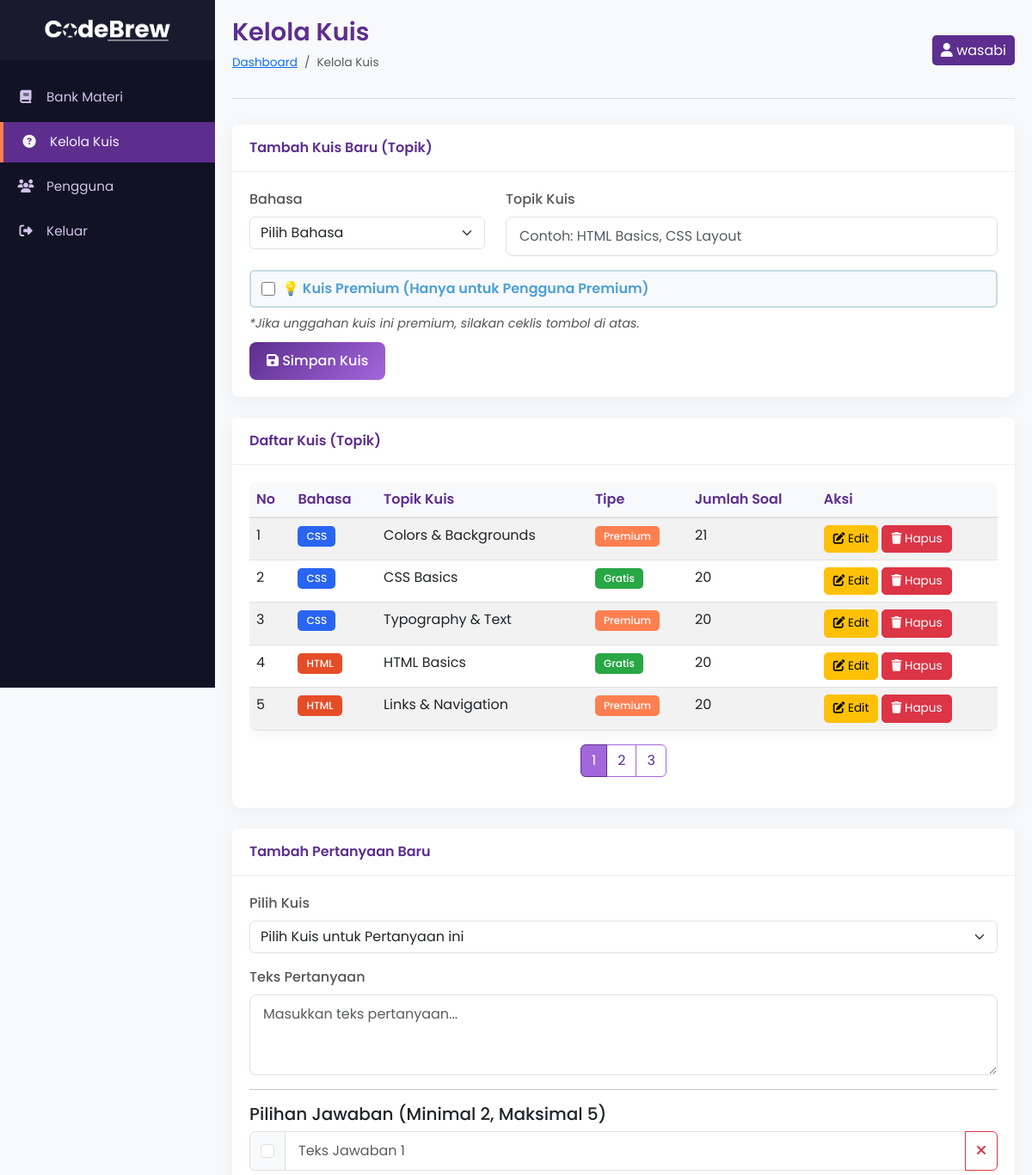
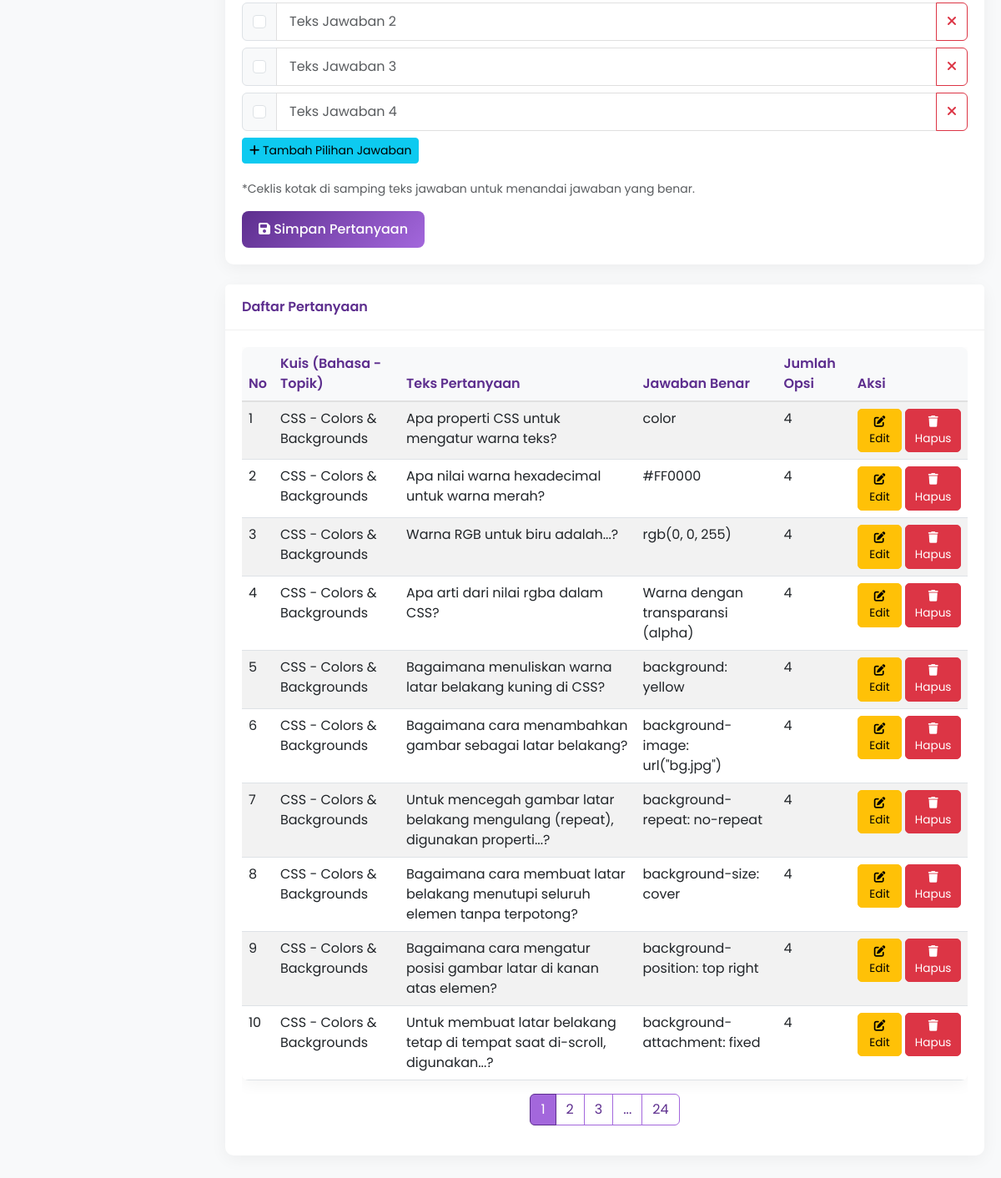
/admin/manage_quiz.php (signed in), run on the app's committed database (2 pictures, top to bottom).
### tables this page shows
CREATE TABLE `quizzes` (
  `quiz_id` int(11) NOT NULL,
  `language` varchar(50) NOT NULL,
  `topic` varchar(255) NOT NULL,
  `is_premium` tinyint(1) DEFAULT 0,
  `admin_id` int(11) DEFAULT NULL,
  `created_at` datetime DEFAULT current_timestamp(),
  `updated_at` datetime DEFAULT current_timestamp() ON UPDATE current_timestamp(),
  `total_questions` int(11) DEFAULT 0
);

CREATE TABLE `questions` (
  `question_id` int(11) NOT NULL,
  `quiz_id` int(11) NOT NULL,
  `question_text` text NOT NULL,
  `question_type` varchar(50) DEFAULT 'multiple_choice',
  `admin_id` int(11) DEFAULT NULL,
  `created_at` datetime DEFAULT current_timestamp(),
  `updated_at` datetime DEFAULT current_timestamp() ON UPDATE current_timestamp()
);

### admin/manage_quiz.php (the view, shortened to what the rows shown need)
<?php
include_once '../connection.php';
$kuis_per_page = 5;
$pertanyaan_per_page = 10;
$kuis_page = isset($_GET['kuis_page']) ? max(1, intval($_GET['kuis_page'])) : 1;
$pertanyaan_page = isset($_GET['pertanyaan_page']) ? max(1, intval($_GET['pertanyaan_page'])) : 1;
$kuis_offset = ($kuis_page - 1) * $kuis_per_page;
$pertanyaan_offset = ($pertanyaan_page - 1) * $pertanyaan_per_page;
$quizzes_data = [];
$quizResult = $conn->query("SELECT quiz_id, language, topic, is_premium, total_questions FROM quizzes ORDER BY language, topic LIMIT $kuis_per_page OFFSET $kuis_offset");
if ($quizResult) {
    while ($row = $quizResult->fetch_assoc()) {
        $quizzes_data[] = $row;
    }
}
$questions_data = [];
$questionResult = $conn->query("
    SELECT
        q.question_id,
        q.question_text,
        qz.language,
        qz.topic,
        GROUP_CONCAT(CASE WHEN a.is_correct = 1 THEN a.answer_text ELSE NULL END SEPARATOR ' || ') AS correct_answers_text,
        COUNT(a.answer_id) AS total_answers
    FROM questions q
    JOIN quizzes qz ON q.quiz_id = qz.quiz_id
    LEFT JOIN answers a ON q.question_id = a.question_id
    GROUP BY q.question_id
    ORDER BY qz.language, qz.topic, q.question_id
    LIMIT $pertanyaan_per_page OFFSET $pertanyaan_offset
");
if ($questionResult) {
    while ($row = $questionResult->fetch_assoc()) {
        $questions_data[] = $row;
    }
}
?>
<!DOCTYPE html>
<html lang="id">
<head>
    <link rel="stylesheet" href="https://cdnjs.cloudflare.com/ajax/libs/font-awesome/6.4.0/css/all.min.css">
    <link href="https://cdn.jsdelivr.net/npm/bootstrap@5.3.0-alpha1/dist/css/bootstrap.min.css" rel="stylesheet">
</head>
<body>
    <div class="main-content">
        <div class="content-header">
            <div class="d-flex justify-content-between align-items-center">
                <div>
                    <h1>Kelola Kuis</h1>
                </div>
            </div>
        </div>
        <div class="card mb-4">
            <div class="card-body">
                <?php if (!empty($quizzes_data)): ?>
                    <div class="table-responsive">
                        <table class="table table-striped table-hover">
                            <thead>
                                <tr>
                                    <th>No</th>
                                    <th>Bahasa</th>
                                    <th>Topik Kuis</th>
                                    <th>Tipe</th>
                                    <th>Jumlah Soal</th>
                                    <th>Aksi</th>
                                </tr>
                            </thead>
                            <tbody>
                                <?php
                                $no = 1 + $kuis_offset;
                                foreach ($quizzes_data as $quiz_row):
                                    $badgeClass = 'badge-';
                                    switch ($quiz_row['language']) {
                                        case 'HTML':
                                            $badgeClass .= 'html';
                                            break;
                                        case 'CSS':
                                            $badgeClass .= 'css';
                                            break;
                                    }
                                ?>
                                    <tr>
                                        <td><?php echo $no++; ?></td>
                                        <td><span class="badge <?php echo $badgeClass; ?>"><?php echo htmlspecialchars($quiz_row['language']); ?></span></td>
                                        <td><?php echo htmlspecialchars($quiz_row['topic']); ?></td>
                                        <td>
                                            <span class="badge <?php echo ($quiz_row['is_premium'] ? 'badge-premium' : 'badge-free'); ?>">
                                                <?php echo ($quiz_row['is_premium'] ? 'Premium' : 'Gratis'); ?>
                                            </span>
                                        </td>
                                        <td><?php echo htmlspecialchars($quiz_row['total_questions']); ?></td>
                                        <td>
                                            <div class="d-flex gap-1">
                                                <a href="manage_quiz.php?edit_quiz=<?php echo $quiz_row['quiz_id']; ?>" class="btn btn-sm btn-warning table-action-btn">
                                                    <i class="fas fa-edit"></i> Edit
                                                </a>
                                                <button type="button" onclick="confirmDeleteQuiz(<?php echo $quiz_row['quiz_id']; ?>)" class="btn btn-sm btn-danger table-action-btn">
                                                    <i class="fas fa-trash"></i> Hapus
                                                </button>
                                            </div>
                                        </td>
                                    </tr>
                                <?php endforeach; ?>
                            </tbody>
                        </table>
                    </div>
                <?php else: ?>
                    <div class="alert alert-info mb-0">
                        <i class="fas fa-info-circle"></i> Belum ada kuis yang ditambahkan.
                    </div>
                <?php endif; ?>
            </div>
        </div>
        <div class="card mb-4">
            <div class="card-body">
                <?php if (!empty($questions_data)): ?>
                    <div class="table-responsive">
                        <table class="table table-striped table-hover">
                            <thead>
                                <tr>
                                    <th>No</th>
                                    <th>Kuis (Bahasa - Topik)</th>
                                    <th>Teks Pertanyaan</th>
                                    <th>Jawaban Benar</th>
                                    <th>Jumlah Opsi</th>
                                    <th>Aksi</th>
                                </tr>
                            </thead>
                            <tbody>
                                <?php
                                $no = 1 + $pertanyaan_offset;
                                foreach ($questions_data as $q_row):
                                ?>
                                    <tr>
                                        <td><?php echo $no++; ?></td>
                                        <td><?php echo htmlspecialchars($q_row['language'] . ' - ' . $q_row['topic']); ?></td>
                                        <td><?php echo htmlspecialchars($q_row['question_text']); ?></td>
                                        <td><?php echo htmlspecialchars($q_row['correct_answers_text'] ?: 'N/A'); ?></td>
                                        <td><?php echo htmlspecialchars($q_row['total_answers']); ?></td>
                                        <td>
                                            <div class="d-flex gap-1">
                                                <a href="manage_quiz.php?edit_question=<?php echo $q_row['question_id']; ?>" class="btn btn-sm btn-warning table-action-btn">
                                                    <i class="fas fa-edit"></i> Edit
                                                </a>
                                                <button type="button" onclick="confirmDeleteQuestion(<?php echo $q_row['question_id']; ?>)" class="btn btn-sm btn-danger table-action-btn">
                                                    <i class="fas fa-trash"></i> Hapus
                                                </button>
                                            </div>
                                        </td>
                                    </tr>
                                <?php endforeach; ?>
                            </tbody>
                        </table>
                    </div>
                <?php else: ?>
                    <div class="alert alert-info mb-0">
                        <i class="fas fa-info-circle"></i> Belum ada pertanyaan yang ditambahkan.
                    </div>
                <?php endif; ?>
            </div>
        </div>
    </div>
</body>
</html>

### data on the page
quizzes: language "CSS", topic "Colors & Backgrounds", is_premium "Premium", total_questions "21"
quizzes: language "CSS", topic "CSS Basics", is_premium "Gratis", total_questions "20"
quizzes: language "CSS", topic "Typography & Text", is_premium "Premium", total_questions "20"
quizzes: language "HTML", topic "HTML Basics", is_premium "Gratis", total_questions "20"
quizzes: language "HTML", topic "Links & Navigation", is_premium "Premium", total_questions "20"
questions: quiz.topic "CSS - Colors & Backgrounds", question_text "Apa properti CSS untuk mengatur warna teks?", correct_answers_text "color", total_answers "4"
questions: quiz.topic "CSS - Colors & Backgrounds", question_text "Apa nilai warna hexadecimal untuk warna merah?", correct_answers_text "#FF0000", total_answers "4"
questions: quiz.topic "CSS - Colors & Backgrounds", question_text "Warna RGB untuk biru adalah...?", correct_answers_text "rgb(0, 0, 255)", total_answers "4"
questions: quiz.topic "CSS - Colors & Backgrounds", question_text "Apa arti dari nilai rgba dalam CSS?", correct_answers_text "Warna dengan transparansi (alpha)", total_answers "4"
questions: quiz.topic "CSS - Colors & Backgrounds", question_text "Bagaimana menuliskan warna latar belakang kuning di CSS?", correct_answers_text "background: yellow", total_answers "4"
questions: quiz.topic "CSS - Colors & Backgrounds", question_text "Bagaimana cara menambahkan gambar sebagai latar belakang?", correct_answers_text "background-image: url(\"bg.jpg\")", total_answers "4"
questions: quiz.topic "CSS - Colors & Backgrounds", question_text "Untuk mencegah gambar latar belakang mengulang (repeat), digunakan properti...?", correct_answers_text "background-repeat: no-repeat", total_answers "4"
questions: quiz.topic "CSS - Colors & Backgrounds", question_text "Bagaimana cara membuat latar belakang menutupi seluruh elemen tanpa terpotong?", correct_answers_text "background-size: cover", total_answers "4"
questions: quiz.topic "CSS - Colors & Backgrounds", question_text "Bagaimana cara mengatur posisi gambar latar di kanan atas elemen?", correct_answers_text "background-position: top right", total_answers "4"
questions: quiz.topic "CSS - Colors & Backgrounds", question_text "Untuk membuat latar belakang tetap di tempat saat di-scroll, digunakan...?", correct_answers_text "background-attachment: fixed", total_answers "4"

### other printed values
$_SESSION['username'] "wasabi"
